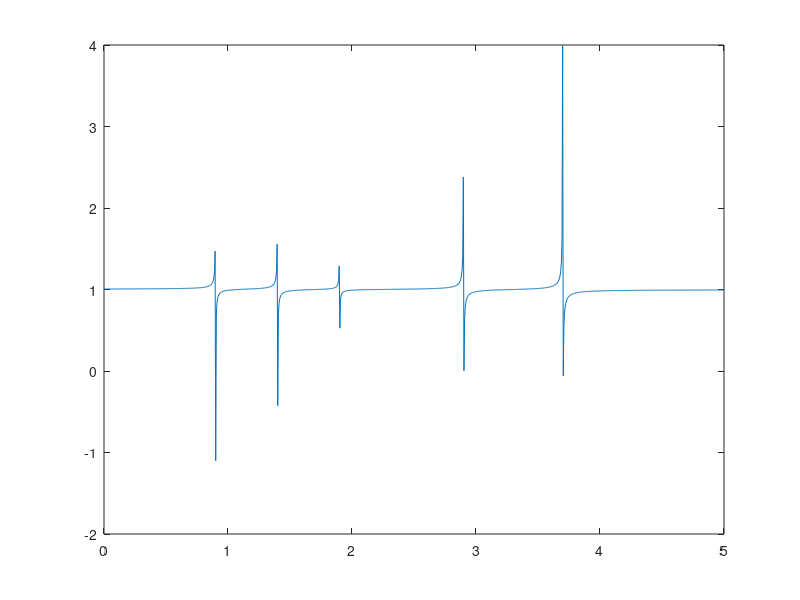

Source code (MATLAB): (Note: this script raises an error after producing the figure.)

f = @(x) 1+(1.9./(0.9-x)+2./(1.4-x)+0.9./(1.9-x)+2.9./(2.9-x)+3.9./(3.7-x))./1000;

x0 = 1.4*1/3 + 1.9*2/3;

X = linspace(0,5,1000);

plot(X,f(X));

hold on

psi1 = @(x) (0.9./(1.9-x)+2.9./(2.9-x)+3.9./(3.7-x))./1000;
dpsi1 = @(x) (0.9./(1.9-x).^2+2.9./(2.9-x).^2+3.9./(3.7-x).^2)./1000;

psi2 = @(x) (1.9./(0.9-x)+2./(1.4-x))./1000;
dpsi2 = @(x)(1.9./(0.9-x).^2+2./(1.4-x).^2)./1000;

syms x c1 c1d c2 c2d
h1 = @(x,c1,c1d) c1./(1.9-x) + c1d;
dh1 = @(x,c1,c1d) c1d./(1.9-x).^2;

h2 = @(x,c2,c2d) c2./(1.4-x) + c2d;
dh2 = @(x,c1,c1d) c2d./(1.4-x).^2;
 
for i=1:1
   s1 = solve([h1(x0,c1,c1d)==psi1(x0);dh1(x0,c1,c1d)==dpsi1(x0)],c1,c1d);
   s2 = solve([h2(x0,c2,c2d)==psi2(x0);dh2(x0,c2,c2d)==dpsi2(x0)],c2,c2d);
   C1 = s1.c1;
   C1d = s1.c1d;
   C2 = s2.c2;
   C2d = s2.c2d;
   s3 = solve(1.*(1.9-x).*(1.4-x)+C1.*(1.4-x)+C1d.*(1.4-x).*(1.9-x)+C2.*(1.9-x)+C2d.*(1.9-x).*(1.4-x));
   x0 = double(s3(s3<1.9 & 1.4<s3))

end

